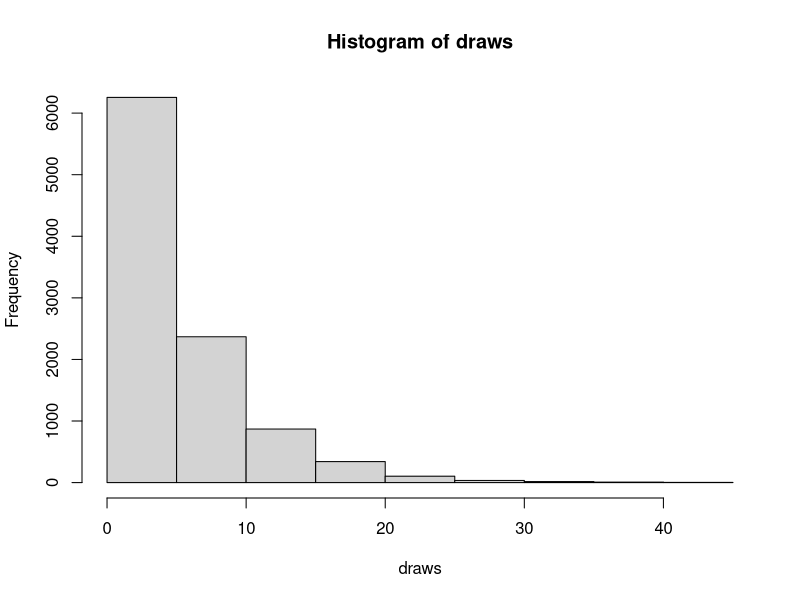
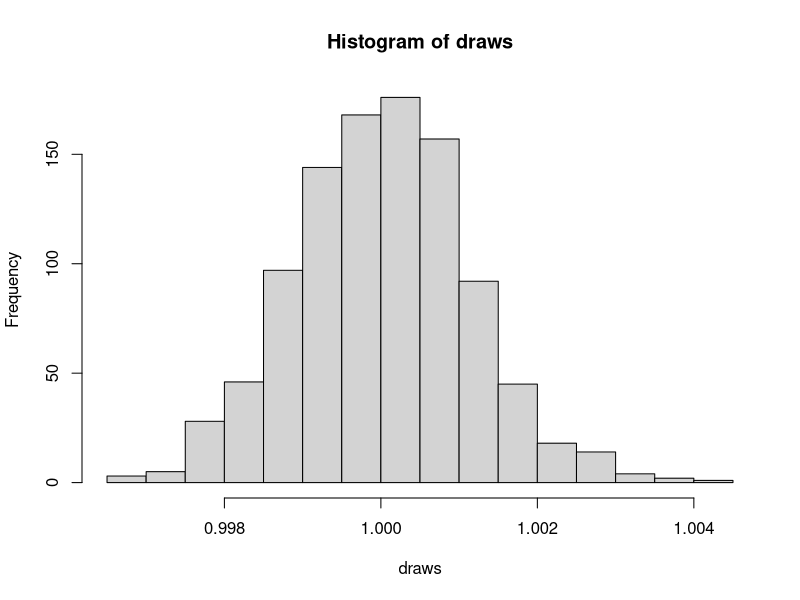

Reproduce these figures in R, in order.
## ---- chunk 1
    getwd()
## ---- chunk 2
library(ggplot2)
draws <- rexp(10000, .2)
hist(draws)
## ---- chunk 3
library(ggplot2)
alpha_morpho <- runif(1, 0, 1E6 )

draws <- rgamma(1000, shape = alpha_morpho, rate = alpha_morpho)
hist(draws)
